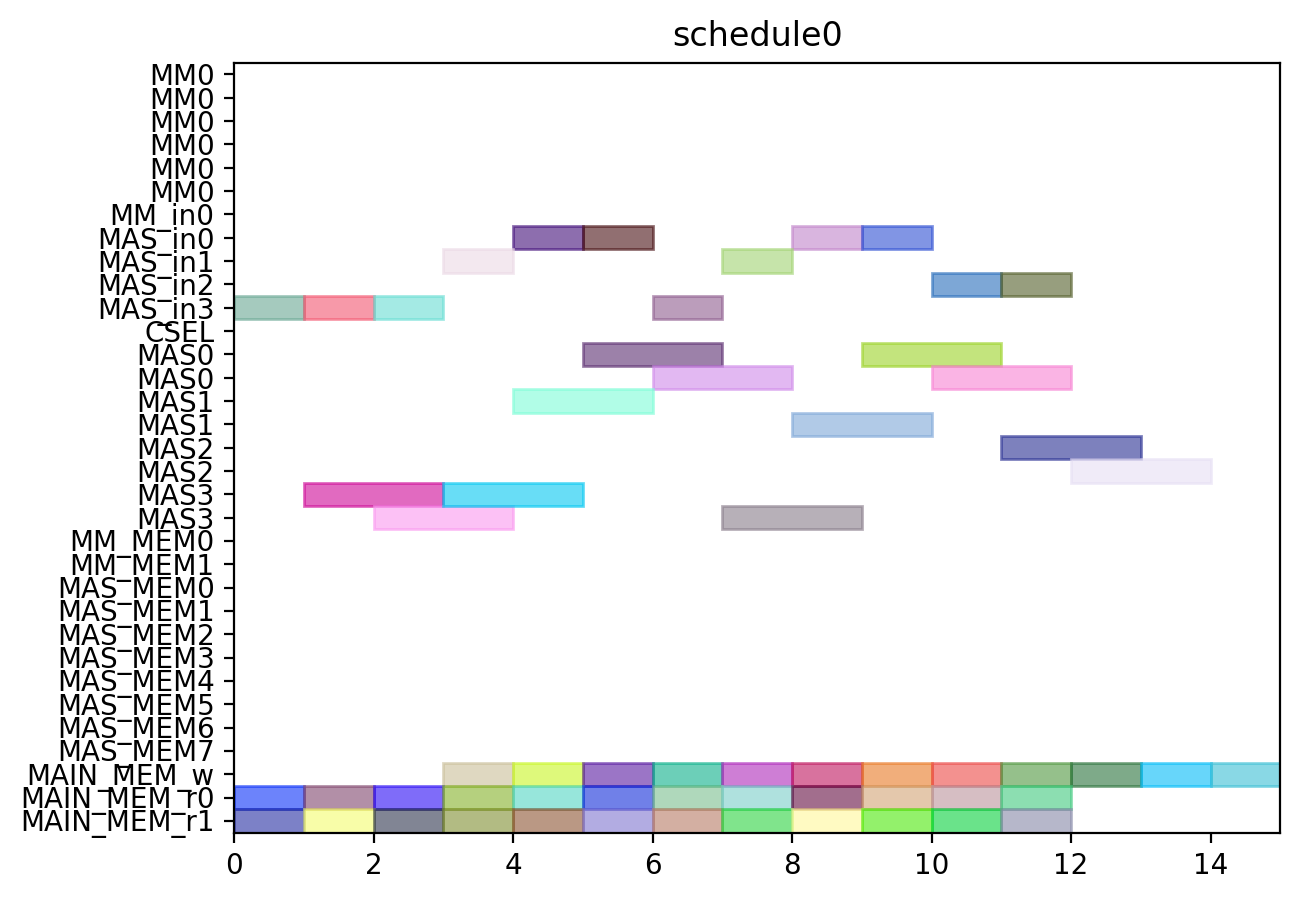

Recreate this plot in Python.
from pyschedule import Scenario, solvers, plotters, alt


def solve():
	horizon = 90
	S = Scenario("schedule0", horizon=horizon)

	# resource
	MM = S.Resources('MM', num=1, size=6)
	MM_in = S.Resources('MM_in', num=1)
	MAS_in = S.Resources('MAS_in', num=4)
	CSEL = S.Resource('CSEL')
	MAS = S.Resources('MAS', num=4, size=2, periods=range(1, horizon))
	MM_MEM = S.Resources('MM_MEM', num=2)
	MAS_MEM = S.Resources('MAS_MEM', num=8)
	MAIN_MEM_w = S.Resource('MAIN_MEM_w', size=1)
	MAIN_MEM_r = S.Resources('MAIN_MEM_r', num=2)

	# result of previous scheduling

	# new tasks
	c000 = S.Task('c000', length=2, delay_cost=1)
	c000 += alt(MAS)
	c000_in = S.Task('c000_in', length=1, delay_cost=1)
	c000_in += alt(MAS_in)
	S += c000_in*MAS_in[0]<=c000*MAS[0]

	S += c000_in*MAS_in[1]<=c000*MAS[1]

	S += c000_in*MAS_in[2]<=c000*MAS[2]

	S += c000_in*MAS_in[3]<=c000*MAS[3]

	S += 0<c000

	c000_w = S.Task('c000_w', length=1, delay_cost=1)
	c000_w += alt(MAIN_MEM_w)
	S += c000 <= c000_w

	c000_mem0 = S.Task('c000_mem0', length=1, delay_cost=1)
	c000_mem0 += MAIN_MEM_r[0]
	c000_mem1 = S.Task('c000_mem1', length=1, delay_cost=1)
	c000_mem1 += MAIN_MEM_r[1]
	c001 = S.Task('c001', length=2, delay_cost=1)
	c001 += alt(MAS)
	c001_in = S.Task('c001_in', length=1, delay_cost=1)
	c001_in += alt(MAS_in)
	S += c001_in*MAS_in[0]<=c001*MAS[0]

	S += c001_in*MAS_in[1]<=c001*MAS[1]

	S += c001_in*MAS_in[2]<=c001*MAS[2]

	S += c001_in*MAS_in[3]<=c001*MAS[3]

	S += 0<c001

	c001_w = S.Task('c001_w', length=1, delay_cost=1)
	c001_w += alt(MAIN_MEM_w)
	S += c001 <= c001_w

	c001_mem0 = S.Task('c001_mem0', length=1, delay_cost=1)
	c001_mem0 += MAIN_MEM_r[0]
	c001_mem1 = S.Task('c001_mem1', length=1, delay_cost=1)
	c001_mem1 += MAIN_MEM_r[1]
	c010 = S.Task('c010', length=2, delay_cost=1)
	c010 += alt(MAS)
	c010_in = S.Task('c010_in', length=1, delay_cost=1)
	c010_in += alt(MAS_in)
	S += c010_in*MAS_in[0]<=c010*MAS[0]

	S += c010_in*MAS_in[1]<=c010*MAS[1]

	S += c010_in*MAS_in[2]<=c010*MAS[2]

	S += c010_in*MAS_in[3]<=c010*MAS[3]

	S += 0<c010

	c010_w = S.Task('c010_w', length=1, delay_cost=1)
	c010_w += alt(MAIN_MEM_w)
	S += c010 <= c010_w

	c010_mem0 = S.Task('c010_mem0', length=1, delay_cost=1)
	c010_mem0 += MAIN_MEM_r[0]
	c010_mem1 = S.Task('c010_mem1', length=1, delay_cost=1)
	c010_mem1 += MAIN_MEM_r[1]
	c011 = S.Task('c011', length=2, delay_cost=1)
	c011 += alt(MAS)
	c011_in = S.Task('c011_in', length=1, delay_cost=1)
	c011_in += alt(MAS_in)
	S += c011_in*MAS_in[0]<=c011*MAS[0]

	S += c011_in*MAS_in[1]<=c011*MAS[1]

	S += c011_in*MAS_in[2]<=c011*MAS[2]

	S += c011_in*MAS_in[3]<=c011*MAS[3]

	S += 0<c011

	c011_w = S.Task('c011_w', length=1, delay_cost=1)
	c011_w += alt(MAIN_MEM_w)
	S += c011 <= c011_w

	c011_mem0 = S.Task('c011_mem0', length=1, delay_cost=1)
	c011_mem0 += MAIN_MEM_r[0]
	c011_mem1 = S.Task('c011_mem1', length=1, delay_cost=1)
	c011_mem1 += MAIN_MEM_r[1]
	c100 = S.Task('c100', length=2, delay_cost=1)
	c100 += alt(MAS)
	c100_in = S.Task('c100_in', length=1, delay_cost=1)
	c100_in += alt(MAS_in)
	S += c100_in*MAS_in[0]<=c100*MAS[0]

	S += c100_in*MAS_in[1]<=c100*MAS[1]

	S += c100_in*MAS_in[2]<=c100*MAS[2]

	S += c100_in*MAS_in[3]<=c100*MAS[3]

	S += 0<c100

	c100_w = S.Task('c100_w', length=1, delay_cost=1)
	c100_w += alt(MAIN_MEM_w)
	S += c100 <= c100_w

	c100_mem0 = S.Task('c100_mem0', length=1, delay_cost=1)
	c100_mem0 += MAIN_MEM_r[0]
	c100_mem1 = S.Task('c100_mem1', length=1, delay_cost=1)
	c100_mem1 += MAIN_MEM_r[1]
	c101 = S.Task('c101', length=2, delay_cost=1)
	c101 += alt(MAS)
	c101_in = S.Task('c101_in', length=1, delay_cost=1)
	c101_in += alt(MAS_in)
	S += c101_in*MAS_in[0]<=c101*MAS[0]

	S += c101_in*MAS_in[1]<=c101*MAS[1]

	S += c101_in*MAS_in[2]<=c101*MAS[2]

	S += c101_in*MAS_in[3]<=c101*MAS[3]

	S += 0<c101

	c101_w = S.Task('c101_w', length=1, delay_cost=1)
	c101_w += alt(MAIN_MEM_w)
	S += c101 <= c101_w

	c101_mem0 = S.Task('c101_mem0', length=1, delay_cost=1)
	c101_mem0 += MAIN_MEM_r[0]
	c101_mem1 = S.Task('c101_mem1', length=1, delay_cost=1)
	c101_mem1 += MAIN_MEM_r[1]
	c110 = S.Task('c110', length=2, delay_cost=1)
	c110 += alt(MAS)
	c110_in = S.Task('c110_in', length=1, delay_cost=1)
	c110_in += alt(MAS_in)
	S += c110_in*MAS_in[0]<=c110*MAS[0]

	S += c110_in*MAS_in[1]<=c110*MAS[1]

	S += c110_in*MAS_in[2]<=c110*MAS[2]

	S += c110_in*MAS_in[3]<=c110*MAS[3]

	S += 0<c110

	c110_w = S.Task('c110_w', length=1, delay_cost=1)
	c110_w += alt(MAIN_MEM_w)
	S += c110 <= c110_w

	c110_mem0 = S.Task('c110_mem0', length=1, delay_cost=1)
	c110_mem0 += MAIN_MEM_r[0]
	c110_mem1 = S.Task('c110_mem1', length=1, delay_cost=1)
	c110_mem1 += MAIN_MEM_r[1]
	c111 = S.Task('c111', length=2, delay_cost=1)
	c111 += alt(MAS)
	c111_in = S.Task('c111_in', length=1, delay_cost=1)
	c111_in += alt(MAS_in)
	S += c111_in*MAS_in[0]<=c111*MAS[0]

	S += c111_in*MAS_in[1]<=c111*MAS[1]

	S += c111_in*MAS_in[2]<=c111*MAS[2]

	S += c111_in*MAS_in[3]<=c111*MAS[3]

	S += 0<c111

	c111_w = S.Task('c111_w', length=1, delay_cost=1)
	c111_w += alt(MAIN_MEM_w)
	S += c111 <= c111_w

	c111_mem0 = S.Task('c111_mem0', length=1, delay_cost=1)
	c111_mem0 += MAIN_MEM_r[0]
	c111_mem1 = S.Task('c111_mem1', length=1, delay_cost=1)
	c111_mem1 += MAIN_MEM_r[1]
	c200 = S.Task('c200', length=2, delay_cost=1)
	c200 += alt(MAS)
	c200_in = S.Task('c200_in', length=1, delay_cost=1)
	c200_in += alt(MAS_in)
	S += c200_in*MAS_in[0]<=c200*MAS[0]

	S += c200_in*MAS_in[1]<=c200*MAS[1]

	S += c200_in*MAS_in[2]<=c200*MAS[2]

	S += c200_in*MAS_in[3]<=c200*MAS[3]

	S += 0<c200

	c200_w = S.Task('c200_w', length=1, delay_cost=1)
	c200_w += alt(MAIN_MEM_w)
	S += c200 <= c200_w

	c200_mem0 = S.Task('c200_mem0', length=1, delay_cost=1)
	c200_mem0 += MAIN_MEM_r[0]
	c200_mem1 = S.Task('c200_mem1', length=1, delay_cost=1)
	c200_mem1 += MAIN_MEM_r[1]
	c201 = S.Task('c201', length=2, delay_cost=1)
	c201 += alt(MAS)
	c201_in = S.Task('c201_in', length=1, delay_cost=1)
	c201_in += alt(MAS_in)
	S += c201_in*MAS_in[0]<=c201*MAS[0]

	S += c201_in*MAS_in[1]<=c201*MAS[1]

	S += c201_in*MAS_in[2]<=c201*MAS[2]

	S += c201_in*MAS_in[3]<=c201*MAS[3]

	S += 0<c201

	c201_w = S.Task('c201_w', length=1, delay_cost=1)
	c201_w += alt(MAIN_MEM_w)
	S += c201 <= c201_w

	c201_mem0 = S.Task('c201_mem0', length=1, delay_cost=1)
	c201_mem0 += MAIN_MEM_r[0]
	c201_mem1 = S.Task('c201_mem1', length=1, delay_cost=1)
	c201_mem1 += MAIN_MEM_r[1]
	c210 = S.Task('c210', length=2, delay_cost=1)
	c210 += alt(MAS)
	c210_in = S.Task('c210_in', length=1, delay_cost=1)
	c210_in += alt(MAS_in)
	S += c210_in*MAS_in[0]<=c210*MAS[0]

	S += c210_in*MAS_in[1]<=c210*MAS[1]

	S += c210_in*MAS_in[2]<=c210*MAS[2]

	S += c210_in*MAS_in[3]<=c210*MAS[3]

	S += 0<c210

	c210_w = S.Task('c210_w', length=1, delay_cost=1)
	c210_w += alt(MAIN_MEM_w)
	S += c210 <= c210_w

	c210_mem0 = S.Task('c210_mem0', length=1, delay_cost=1)
	c210_mem0 += MAIN_MEM_r[0]
	c210_mem1 = S.Task('c210_mem1', length=1, delay_cost=1)
	c210_mem1 += MAIN_MEM_r[1]
	c211 = S.Task('c211', length=2, delay_cost=1)
	c211 += alt(MAS)
	c211_in = S.Task('c211_in', length=1, delay_cost=1)
	c211_in += alt(MAS_in)
	S += c211_in*MAS_in[0]<=c211*MAS[0]

	S += c211_in*MAS_in[1]<=c211*MAS[1]

	S += c211_in*MAS_in[2]<=c211*MAS[2]

	S += c211_in*MAS_in[3]<=c211*MAS[3]

	S += 0<c211

	c211_w = S.Task('c211_w', length=1, delay_cost=1)
	c211_w += alt(MAIN_MEM_w)
	S += c211 <= c211_w

	c211_mem0 = S.Task('c211_mem0', length=1, delay_cost=1)
	c211_mem0 += MAIN_MEM_r[0]
	c211_mem1 = S.Task('c211_mem1', length=1, delay_cost=1)
	c211_mem1 += MAIN_MEM_r[1]
	solvers.mip.solve(S,msg=1,kind='CPLEX',ratio_gap=1.01)

	solution = [['hoge']*len(S.solution()[1]) for i in range(len(S.solution()))]
	for i in range(len(S.solution())):
		for j in range(len(S.solution()[i])):
			solution[i][j]=str(S.solution()[i][j])
	print(solution)

	cycles = int(solution[-1][3])

	pic_file_name = "/home/mfukuda/ABE/multiRAM_multiMAS_16mux/scheduling_result/stage6MM1_stage2MAS4/CONJ/schedule0.png"
	if(S.solution() != []):
		plotters.matplotlib.plot(S,img_filename=pic_file_name, show_task_labels=False, fig_size=(cycles*0.25+3, 5))

	return solution
